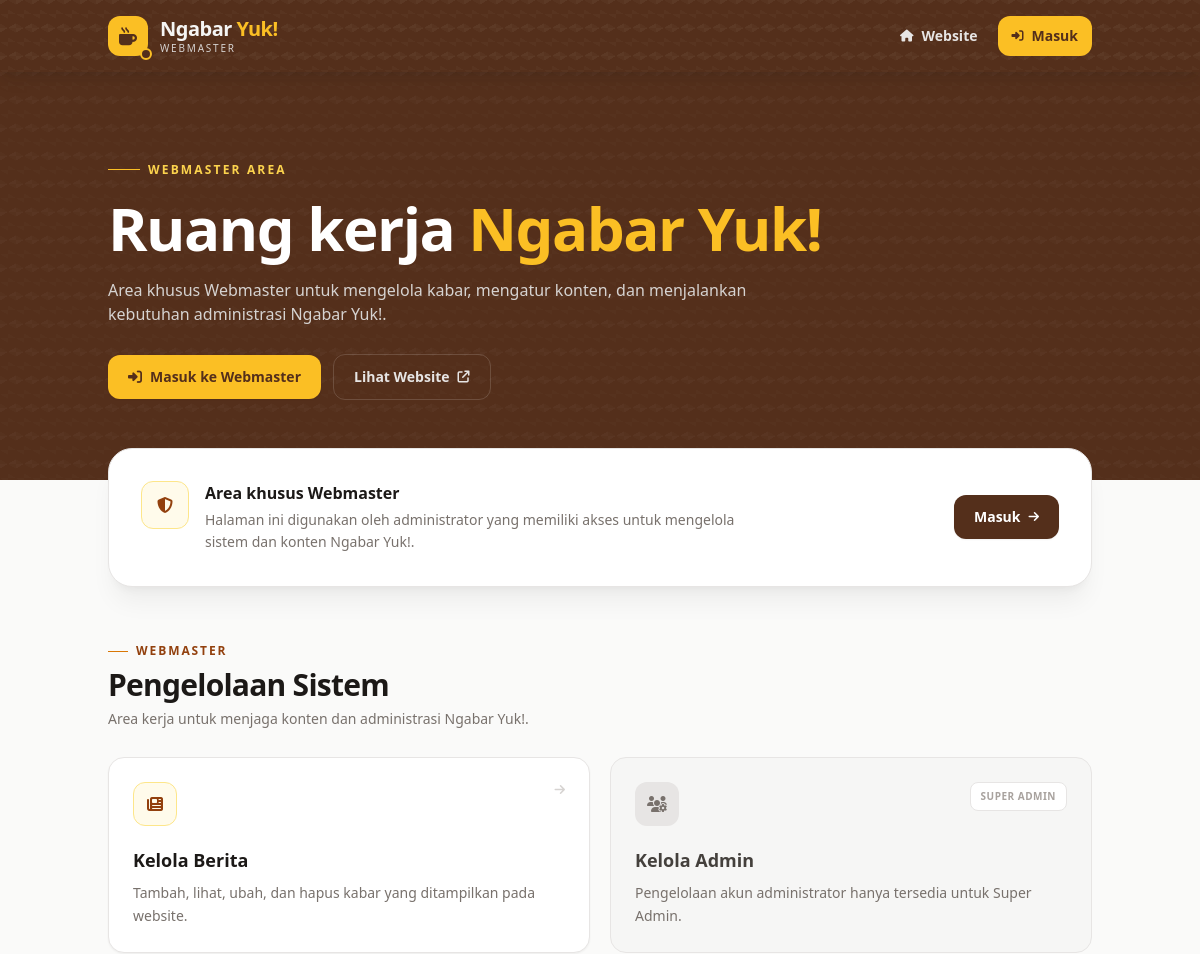
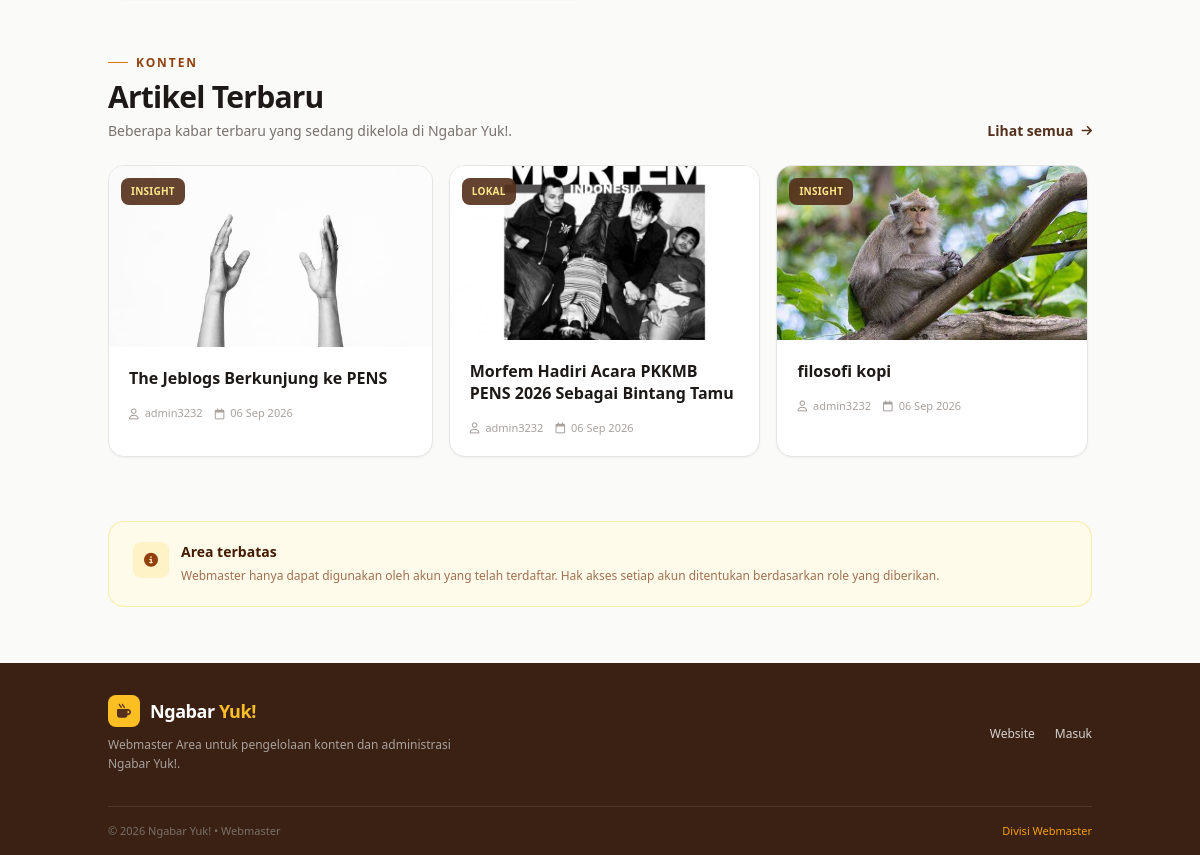
Screenshot of /webmasters/dashboard.php with the database file from the repository (2 pictures, top to bottom).
### tables this page shows
CREATE TABLE IF NOT EXISTS `berita` (
  `id` int NOT NULL AUTO_INCREMENT,
  `judul` varchar(255) NOT NULL,
  `kategori` varchar(50) NOT NULL,
  `penulis` varchar(100) NOT NULL,
  `konten` text NOT NULL,
  `gambar` varchar(255) DEFAULT NULL,
  `read_time` int NOT NULL DEFAULT '1',
  `tanggal` timestamp NULL DEFAULT CURRENT_TIMESTAMP,
  PRIMARY KEY (`id`)
);

### webmasters/dashboard.php (the view, shortened to what the rows shown need)
<?php
$isLogin = isset($_SESSION['user_id']);
$nama = $isLogin ? $_SESSION['nama'] : '';
$username = $isLogin ? $_SESSION['username'] : '';
$role = $isLogin ? $_SESSION['role'] : '';
require_once '../config.php';
$artikelQuery = mysqli_query(
    $conn,
    "SELECT id, judul, kategori, penulis, gambar, tanggal FROM berita ORDER BY tanggal DESC LIMIT 6"
);
$artikelTerbaru = $artikelQuery ? mysqli_fetch_all($artikelQuery, MYSQLI_ASSOC) : [];
?>
<!DOCTYPE html>
<html lang="id">
<head>
    <script src="https://cdn.tailwindcss.com"></script>
    <link
        rel="stylesheet"
        href="https://cdnjs.cloudflare.com/ajax/libs/font-awesome/6.4.0/css/all.min.css">
</head>
<body class="bg-stone-50 text-stone-800 font-sans antialiased min-h-screen flex flex-col">
    <main class="flex-1">
        <section class="relative overflow-hidden bg-[#542f1b] text-white">
            <div class="relative max-w-5xl mx-auto px-5 py-16 md:py-20">
                <div class="max-w-3xl">
                    <?php if ($isLogin): ?>
                        <h1 class="text-4xl md:text-5xl font-black tracking-tight leading-[1.05]">
                            Sugeng rawuh,
                            <span class="text-amber-400">
                                <?= htmlspecialchars($nama); ?>
                            </span>
                        </h1>
                        <p class="text-stone-300 text-sm md:text-base leading-relaxed mt-5 max-w-2xl">
                            Selamat datang kembali di ruang kerja Webmaster Ngabar Yuk!.
                            Kelola kabar, konten, dan kebutuhan administrasi dari sini.
                        </p>
                        <div class="flex flex-wrap items-center gap-3 mt-7">
                            <a
                                href="dashboard.php"
                                class="inline-flex items-center gap-2 bg-amber-400 hover:bg-amber-300 text-[#542f1b] font-bold text-sm px-5 py-3 rounded-xl transition shadow-sm">
                                <i class="fa-solid fa-gauge-high"></i>
                                Buka Dashboard
                            </a>
                            <a
                                href="profile.php"
                                class="inline-flex items-center gap-2 border border-white/15 hover:bg-white/10 text-stone-200 font-semibold text-sm px-5 py-3 rounded-xl transition">
                                <i class="fa-solid fa-user"></i>
                                Profil Saya
                            </a>
                        </div>
                    <?php else: ?>
                        <h1 class="text-4xl md:text-5xl lg:text-6xl font-black tracking-tight leading-[1.05]">
                            Ruang kerja
                            <span class="text-amber-400">
                                Ngabar Yuk!
                            </span>
                        </h1>
                    <?php endif; ?>
                </div>
            </div>
        </section>
        <section class="max-w-5xl mx-auto px-5 -mt-8 relative z-10">
            <?php if ($isLogin): ?>
                <div class="bg-white border border-stone-200 rounded-3xl shadow-xl shadow-stone-900/5 overflow-hidden">
                    <div class="p-6 md:p-8">
                        <div class="flex flex-col sm:flex-row sm:items-center sm:justify-between gap-5">
                            <div class="flex items-center gap-4">
                                <div class="w-14 h-14 rounded-2xl bg-amber-50 border border-amber-200 text-amber-800 flex items-center justify-center flex-shrink-0">
                                    <i class="fa-solid fa-user-shield text-xl"></i>
                                </div>
                                <div>
                                    <p class="text-xs font-bold uppercase tracking-[0.14em] text-stone-400">
                                        Akun aktif
                                    </p>
                                    <h2 class="text-lg font-black text-stone-900 mt-0.5">
                                        <?= htmlspecialchars($nama); ?>
                                    </h2>
                                    <p class="text-xs text-stone-500 mt-0.5">
                                        @<?= htmlspecialchars($username); ?>
                                    </p>
                                </div>
                            </div>
                            <div>
                                <?php if ($role === 'super_admin'): ?>
                                    <span class="inline-flex items-center gap-2 bg-amber-50 border border-amber-200 text-amber-900 px-3 py-2 rounded-xl text-xs font-bold">
                                        <i class="fa-solid fa-crown text-amber-700"></i>
                                        Super Admin
                                    </span>
                                <?php else: ?>
                                    <span class="inline-flex items-center gap-2 bg-stone-100 border border-stone-200 text-stone-700 px-3 py-2 rounded-xl text-xs font-bold">
                                        <i class="fa-solid fa-user-gear text-stone-500"></i>
                                        Admin
                                    </span>
                                <?php endif; ?>
                            </div>
                        </div>
                    </div>
                </div>
            <?php else: ?>
                <div class="bg-white border border-stone-200 rounded-3xl shadow-xl shadow-stone-900/5 p-6 md:p-8">
                    <div class="flex flex-col md:flex-row md:items-center md:justify-between gap-6">
                        <div class="flex items-start gap-4">
                            <div>
                                <h2 class="font-black text-stone-900">
                                    Area khusus Webmaster
                                </h2>
                            </div>
                        </div>
                    </div>
                </div>
            <?php endif; ?>
        </section>
        <section class="max-w-5xl mx-auto px-5 py-12 md:py-14">
            <div class="mb-7">
                <h2 class="text-2xl md:text-3xl font-black text-stone-900 tracking-tight">
                    Pengelolaan Sistem
                </h2>
            </div>
        </section>
        <section class="max-w-5xl mx-auto px-5 pb-14">
            <div class="flex flex-col sm:flex-row sm:items-end sm:justify-between gap-4 mb-6">
                <div>
                    <h2 class="text-2xl md:text-3xl font-black text-stone-900 tracking-tight">
                        Artikel Terbaru
                    </h2>
                </div>
            </div>
            <?php if (!empty($artikelTerbaru)): ?>
                <div class="relative">
                    <div
                        id="articleCarousel"
                        class="article-carousel flex gap-4 overflow-x-auto snap-x snap-mandatory scroll-smooth pb-2 pr-1">
                        <?php foreach ($artikelTerbaru as $artikel): ?>
                            <article
                                class="group min-w-[82%] sm:min-w-[48%] lg:min-w-[31.8%] snap-start bg-white border border-stone-200 rounded-2xl overflow-hidden shadow-sm hover:shadow-lg transition-all duration-300">
                                <a
                                    href="../detail.php?id=<?= (int)$artikel['id']; ?>"
                                    class="block">
                                    <div class="relative aspect-[16/9] bg-stone-100 overflow-hidden">
                                        <?php if (!empty($artikel['gambar'])): ?>
                                            <img
                                                src="../assets/img/<?= htmlspecialchars($artikel['gambar']); ?>"
                                                alt="<?= htmlspecialchars($artikel['judul']); ?>"
                                                class="w-full h-full object-cover group-hover:scale-105 transition-transform duration-500">
                                        <?php else: ?>
                                            <div class="w-full h-full flex items-center justify-center text-stone-300">
                                                <i class="fa-solid fa-image text-3xl"></i>
                                            </div>
                                        <?php endif; ?>
                                        <span
                                            class="absolute top-3 left-3 inline-flex items-center bg-[#542f1b]/90 text-amber-200 px-2.5 py-1.5 rounded-lg text-[10px] font-bold uppercase tracking-wide">
                                            <?= htmlspecialchars($artikel['kategori']); ?>
                                        </span>
                                    </div>
                                    <div class="p-5">
                                        <h3
                                            class="font-black text-stone-900 leading-snug line-clamp-2 group-hover:text-[#542f1b] transition">
                                            <?= htmlspecialchars($artikel['judul']); ?>
                                        </h3>
                                        <div class="flex items-center gap-3 mt-4 text-[11px] text-stone-400">
                                            <span class="flex items-center gap-1.5">
                                                <i class="fa-regular fa-user"></i>
                                                <?= htmlspecialchars($artikel['penulis']); ?>
                                            </span>
                                            <span class="flex items-center gap-1.5">
                                                <i class="fa-regular fa-calendar"></i>
                                                <?= date('d M Y', strtotime($artikel['tanggal'])); ?>
                                            </span>
                                        </div>
                                    </div>
                                </a>
                            </article>
                        <?php endforeach; ?>
                    </div>
                </div>
            <?php endif; ?>
        </section>
    </main>
</body>
</html>

### rows the page displays
berita: gambar (picture), kategori "INSIGHT", judul "The Jeblogs Berkunjung ke PENS", penulis "admin3232", tanggal "06 Sep 2026"
berita: gambar (picture), kategori "LOKAL", judul "Morfem Hadiri Acara PKKMB PENS 2026 Sebagai Bintang Tamu", penulis "admin3232", tanggal "06 Sep 2026"
berita: gambar (picture), kategori "INSIGHT", judul "filosofi kopi", penulis "admin3232", tanggal "06 Sep 2026"
